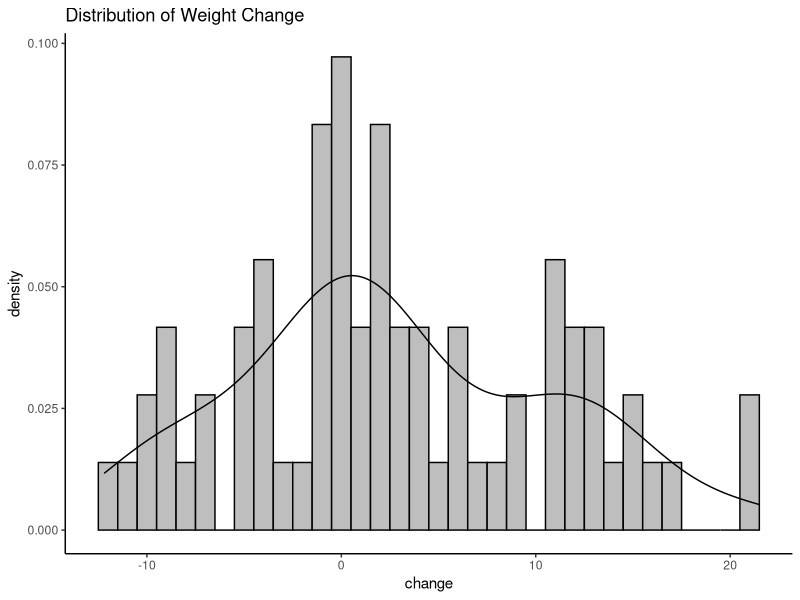
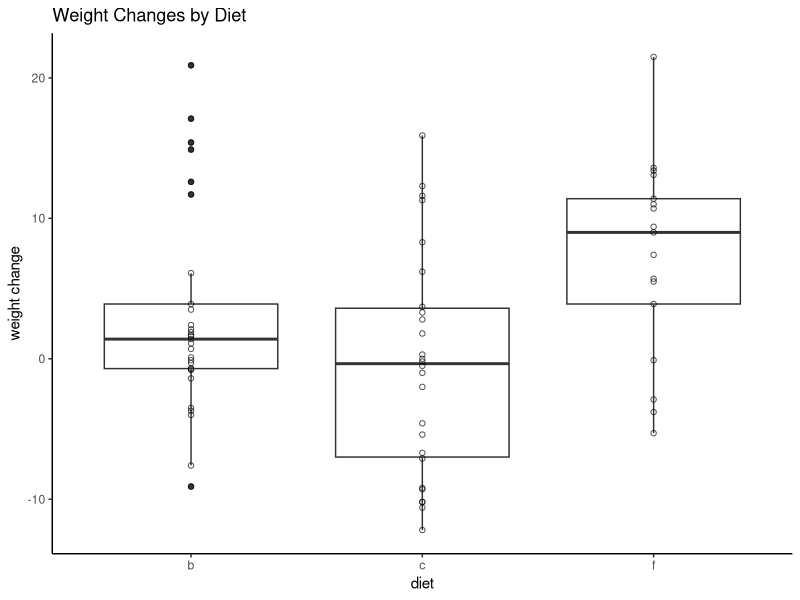

Source code (R) for these figures, in order:
## ---- chunk 1
knitr::opts_chunk$set(echo = TRUE)
library(tidyverse)

# Import data
weight_df <- read.csv("data/weight.csv")
## ---- chunk 2
 # code here
## ---- chunk 3
 # code here
## ---- chunk 4
 # code here
## ---- chunk 5
## check data
head(weight_df)
## ---- chunk 6

## check descriptive statistics of all variables
summary(weight_df)

## plot histogram and density curve
weight_df %>%
  ggplot(aes(x = change, y=..density..)) +
  geom_histogram(binwidth = 1, fill = "grey", color = "black") +
  geom_density() +
  labs(title = "Distribution of Weight Change") +
  theme_classic()

## ---- chunk 7

## mean of weight change
mean(weight_df$change)


# ---- one sample two-tail t-test ---- #
two_tail_t <- t.test(         
  weight_df$change,           # the sample value vector that you want to test
  mu = 0,                     # mean given by your null hypothesis
  alternative = "two.sided",  # direction of alternative hypothesis
  conf.level = 0.95           # significance level
  )

## extract test statistic
two_tail_t$statistic

## extract p-value
two_tail_t$p.value

## extract the confidence interval of the mean
two_tail_t$conf.int

## display full result
two_tail_t

# ---- one sample one-tail t-test ---- #
t.test(weight_df$change, 
       mu = 0, 
       alternative = "greater", 
       conf.level = 0.95)
## ---- chunk 8
 # code here
## ---- chunk 9
## box plot
weight_df %>%
  ggplot(aes(x = diet, y = change)) +
  geom_boxplot() +
  geom_point(shape = 1, alpha = 0.7) +
  labs(title = "Weight Changes by Diet",
       y = "weight change") +
  theme_classic()

## ---- chunk 10

## filter data for each diet
weight_f <- weight_df %>% filter(diet == "f")
weight_c <- weight_df %>% filter(diet == "c")

# ---- two-group independent two-tailed t-test ---- #
t.test(
  x = weight_f$change,          # mean value vector from the first sample
  y = weight_c$change,          # mean value vector from the second sample
  mu = 0,   
  # mean difference given by your null hypothesis
  alternative = "two.sided"     # direction of alternative hypothesis
)
## ---- chunk 11

# ---- two-group dependent two-tailed t-test ---- #
t.test(         
  x = weight_df$before,       # mean value vector from the first sample
  y = weight_df$after,        # mean value vector from the second sample
  mu = 0,                     # mean difference given by your null hypothesis
  paired = TRUE,              # dependent samples
  alternative = "two.sided",  # direction of alternative hypothesis
  conf.level = 0.95           # significance level
  )

## ---- chunk 12
 # code here
